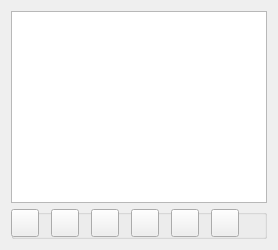
             <widget class="QWidget" name="tab_docs">
              <property name="sizePolicy">
               <sizepolicy hsizetype="Expanding" vsizetype="Expanding">
                <horstretch>0</horstretch>
                <verstretch>0</verstretch>
               </sizepolicy>
              </property>
              <attribute name="title">
               <string>Documents</string>
              </attribute>
              <attribute name="toolTip">
               <string>Select a document</string>
              </attribute>
              <layout class="QVBoxLayout" name="verticalLayout_2">
               <item>
                <widget class="QListWidget" name="listWidget">
                 <property name="minimumSize">
                  <size>
                   <width>0</width>
                   <height>20</height>
                  </size>
                 </property>
                </widget>
               </item>
               <item>
                <widget class="QGroupBox" name="groupBox_file_buttons">
                 <property name="minimumSize">
                  <size>
                   <width>0</width>
                   <height>30</height>
                  </size>
                 </property>
                 <property name="maximumSize">
                  <size>
                   <width>16777215</width>
                   <height>30</height>
                  </size>
                 </property>
                 <property name="title">
                  <string/>
                 </property>
                 <widget class="QPushButton" name="pushButton_latest">
                  <property name="geometry">
                   <rect>
                    <x>40</x>
                    <y>0</y>
                    <width>28</width>
                    <height>28</height>
                   </rect>
                  </property>
                  <property name="toolTip">
                   <string>&lt;html&gt;&lt;head/&gt;&lt;body&gt;&lt;p&gt;File with latest coding&lt;/p&gt;&lt;/body&gt;&lt;/html&gt;</string>
                  </property>
                  <property name="text">
                   <string/>
                  </property>
                 </widget>
                 <widget class="QPushButton" name="pushButton_bookmark_go">
                  <property name="geometry">
                   <rect>
                    <x>80</x>
                    <y>0</y>
                    <width>28</width>
                    <height>28</height>
                   </rect>
                  </property>
                  <property name="toolTip">
                   <string>&lt;html&gt;&lt;head/&gt;&lt;body&gt;&lt;p&gt;Go to bookmark&lt;/p&gt;&lt;/body&gt;&lt;/html&gt;</string>
                  </property>
                  <property name="text">
                   <string/>
                  </property>
                 </widget>
                 <widget class="QPushButton" name="pushButton_next_file">
                  <property name="geometry">
                   <rect>
                    <x>0</x>
                    <y>0</y>
                    <width>28</width>
                    <height>28</height>
                   </rect>
                  </property>
                  <property name="toolTip">
                   <string>&lt;html&gt;&lt;head/&gt;&lt;body&gt;&lt;p&gt;Next file&lt;/p&gt;&lt;/body&gt;&lt;/html&gt;</string>
                  </property>
                  <property name="text">
                   <string/>
                  </property>
                 </widget>
                 <widget class="QPushButton" name="pushButton_document_memo">
                  <property name="geometry">
                   <rect>
                    <x>120</x>
                    <y>0</y>
                    <width>28</width>
                    <height>28</height>
                   </rect>
                  </property>
                  <property name="toolTip">
                   <string>&lt;html&gt;&lt;head/&gt;&lt;body&gt;&lt;p&gt;File memo&lt;/p&gt;&lt;/body&gt;&lt;/html&gt;</string>
                  </property>
                  <property name="text">
                   <string/>
                  </property>
                 </widget>
                 <widget class="QPushButton" name="pushButton_file_attributes">
                  <property name="geometry">
                   <rect>
                    <x>160</x>
                    <y>0</y>
                    <width>28</width>
                    <height>28</height>
                   </rect>
                  </property>
                  <property name="toolTip">
                   <string>Show files with file attributes</string>
                  </property>
                  <property name="text">
                   <string/>
                  </property>
                 </widget>
                 <widget class="QPushButton" name="pushButton_clear_filter_file">
                  <property name="geometry">
                   <rect>
                    <x>200</x>
                    <y>0</y>
                    <width>28</width>
                    <height>28</height>
                   </rect>
                  </property>
                  <property name="toolTip">
                   <string>Clear file filter</string>
                  </property>
                  <property name="text">
                   <string/>
                  </property>
                 </widget>
                </widget>
               </item>
              </layout>
             </widget>
